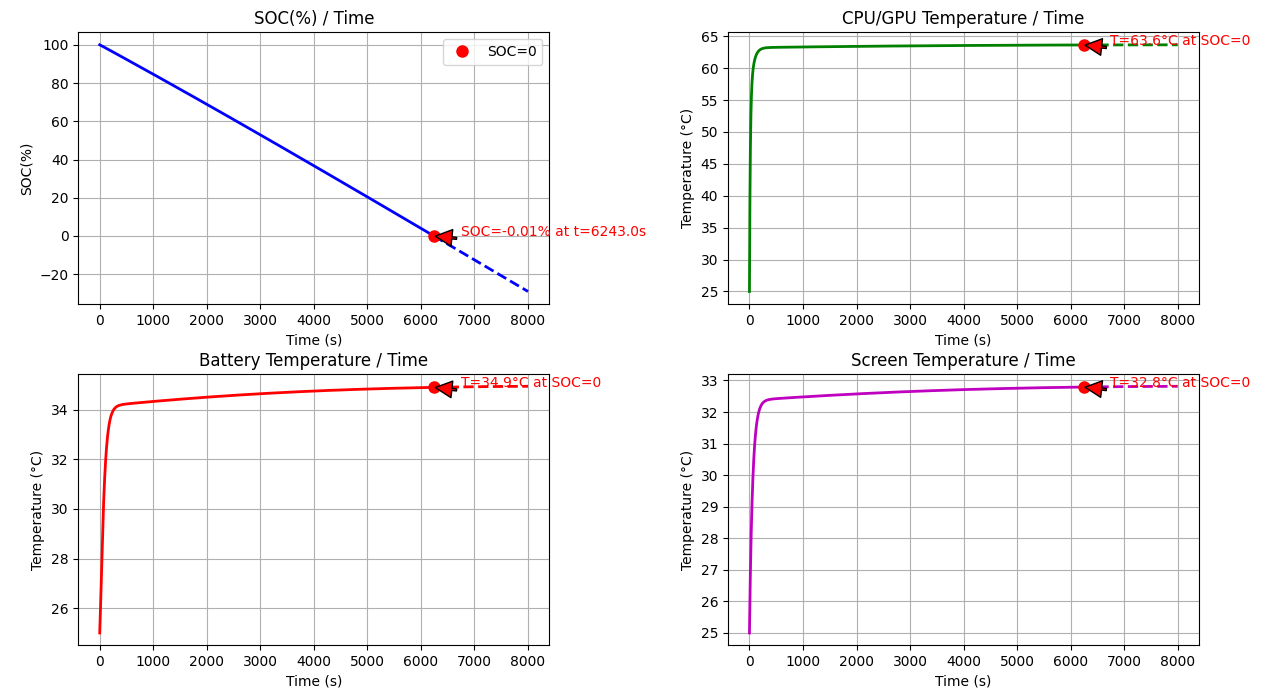

Write the Python code that produced this figure.
import random
import numpy as np
import matplotlib.pyplot as plt
from scipy import integrate as sp
import matplotlib
matplotlib.use('TkAgg')
# 科学常数
KB=1.380649e-23
epsilon_0 = 3.0401  # Li的标准电池电势
#R = 8.314  # 普适气体常数
#F = 96485.33  # 法拉第常数

# 初始化变量（这里需要您根据实际情况设置这些值）
# 热容和质量
Cl = [0, 712, 900, 700]  # J/(kg·K) - 假设值
m = [0, 0.005, 0.06, 0.12]  # kg - 假设值

# 热传导系数和面积
k = [0,2/2,5/2,0.6/2]  # W/(m*K) - 假设值    1：0.8~1.05    #考虑到了热传导不是完全传导，它只有50%传出了
A = [0, 1.2e-4, 2*0.00175, 2*74.8*158.6e-6]  # m² - 假设值
d = [0, 0.0005 , 0.005 ,0.005]  #

# 其他参数（需要您根据实际情况设置）
C = [0, 0.2550, -3740, 0.2561, -3740]  # 假设值
U = [0, 1.2, 1]  # 假设值
SOC = 1  # 初始SOC - 假设值
I = 0.5  # 电流 - 假设值
C_N = 50000  # 假设值

a_0a_R=242.3180
a_0a_G=293.6999
a_0a_B=294.0139# 辅助函数
def cm(i, j):
    return -1 * Cl[i] * m[j]


def katd(i, j, T_val, kp):
    return k[i] * A[j] * T_val / d[kp]


def f(T, t, T_0):
    """
    T: [SOC, T_cpu/gpu, T_battery, T_screen]
    t: 时间
    T_0: 环境温度
    """
    # 初始化返回数组
    a = np.zeros(4)

    # 提取温度
    T_soc, T_cpu_gpu, T_battery, T_screen = T

    E_a2 = 0.2*1.602176634e-19
    E_a1 = 0.7*1.602176634e-19
    # 这里需要您根据实际情况定义这些变量
    # 动态功耗参数（假设值）
    aerfa_1 = 0.5
    U_1 = 1.2
    mu_1 = 1
    b_1 = 1.0
    lemda_1 = 2
    aerfa_2 = 0.5
    U_2 = 1
    mu_2 = 1
    b_2 = 1.0
    lemda_2 = 5/2

    # 静态功耗（假设值）
    I_gc = 1e-7
    I_gg = 8.6e-8
    P_net = 0.2
    P_camera = 0.02
    P_microphone = 0
    P_speakers = 0.3

    # 计算动态功耗
    P_cpu_dynamic = aerfa_1 * (U_1 ** (2 + mu_1)) * b_1 * lemda_1
    P_gpu_dynamic = aerfa_2 * (U_2 ** (2 + mu_2)) * b_2 * lemda_2
    print(P_cpu_dynamic, P_gpu_dynamic)

    P_R=random.randint(1,255)
    P_G=random.randint(1,255)
    P_B=random.randint(1,255)
    a_R=3.3996
    a_G=7.0503
    a_B=19.5081
    Br =random.randint(0,100)
    P_R=P_B=P_G=100
    Br=75
    P_screen = (np.exp(E_a1 / (KB*T[3])) * (np.exp(-1*E_a2/(KB*T[3]))+1)) / (np.exp(E_a1/(KB*293.16)) * (1+np.exp(-1*E_a2/(KB*293.16))))
    print('p1',P_screen)
    P_screen*=(a_0a_R*P_R + a_0a_G*P_G + a_0a_B*P_B + Br*(a_R*P_R+a_G*P_G+a_B*P_B))

    P_screen*=1e-6

    #
    P_static = P_cpu_dynamic + P_gpu_dynamic + U_1 * I_gc + U_2 * I_gg + P_net + P_camera + P_microphone + P_speakers
    print('P_static',P_static)

    # AI相关参数（假设值）
    x = [0, 4.8347, -0.2437, -0.3751, -0.1628, 6.0577, 2.6921, -0.8159] #0.75C
    #x = [0, 4.2362, -0.2760, -0.6248, -0.0240, 19.0968,2.7253,  0.1822] #1.75C
    #x = [0, 3.3824, -1.0973, -0.3668,  0.7126, 23.5287,2.6668,  0.0940] #2.75C

    Fi_N = 0.5
    U_s = 3.7
    I_s = 2.0

    # 电化学反应参数（假设值）
    k_0 = 1

    a_0 = 1.0
    epsilon = 0.1
    L_0 = 0.01
    omega = 1/86400
    Fi_0 = 0.0
    L_base = 0.01
    a_ba = 1.0

    # 计算AI项
    AI = (x[1] + x[2] * T_soc + x[3] * (T_soc ** 2) + x[4] * (T_soc ** 3)) * x[5] * (np.exp(x[6] / (T_battery + x[7])))
    IIFAI = I * I * Fi_N * AI
    UI = U_s * I_s
    print('IIFAI',IIFAI)

    # 四个微分方程
    # 1. SOC变化率
    a[0] = (IIFAI + C[1] * U[1] * (np.exp(C[2] / T_cpu_gpu)) * T_cpu_gpu ** 2 + P_screen +
            C[3] * U[2] * (np.exp(C[4] / T_cpu_gpu)) * T_cpu_gpu ** 2 + P_static) / (-1 * C_N)
    #print(k_0 * (np.exp(E_a1 / (KB * T_battery))) * (1 + (np.exp(-1 * E_a2 / (KB * T_battery)))) * (a_0a_R+a_0a_G+a_0a_B + (epsilon * L_0 * np.sin(omega * t + Fi_0) + L_base) * a_ba))
    print(a[0])
    print('一坨',C[1] * U[1] * (np.exp(C[2] / T_cpu_gpu)) * T_cpu_gpu ** 2   )

    # 2. CPU/GPU温度变化率
    a[1] = (katd(1, 1, T_cpu_gpu,1) - UI - katd(1, 1, T_screen,1)) / cm(1, 1)
    print(a[1])

    # 3. 电池温度变化率
    a[2] = (katd(2, 2, T_battery,2) - IIFAI - katd(2, 2, T_screen,2)) / cm(2, 2)
    print(a[2])

    # 4. 屏幕温度变化率
    a[3] = (katd(3, 3, T_screen,3) - IIFAI - katd(3, 3, T_0,3) - UI) / cm(3, 3)
    print(a[3])
    return a

    print()


# 初始条件: [SOC, T_cpu/gpu, T_battery, T_screen]
# SOC，温度用开尔文
y0 = [1, 298, 298, 298]

# 时间点
t = np.linspace(0, 8000, 10000)

# 环境温度（293K = 20°C）


# 解微分方程
track = sp.odeint(f, y0, t, args=(298,))



# 找到SOC首次降到0的时刻
SOC_ = track[:, 0]
SOC_0id = None
for i in range(len(SOC_)):
    if SOC_[i] <= 0:
        SOC_0id = i
        break

# 绘制结果
plt.figure(figsize=(12, 8))

# 图1: SOC变化
plt.subplot(2, 2, 1)
if SOC_0id is not None:
    # 绘制SOC=0之前的实线部分
    plt.plot(t[:SOC_0id+1], track[:SOC_0id+1, 0] * 100, 'b-', linewidth=2)
    # 绘制SOC=0之后的虚线部分
    plt.plot(t[SOC_0id:], track[SOC_0id:, 0] * 100, 'b--', linewidth=2)
    # 标记SOC=0的点
    soc_value = track[SOC_0id, 0] * 100
    plt.plot(t[SOC_0id], soc_value, 'ro', markersize=8, label='SOC=0')
    # 添加文本标注
    plt.annotate(f'SOC={soc_value:.2f}% at t={t[SOC_0id]:.1f}s',
                xy=(t[SOC_0id], soc_value),
                xytext=(t[SOC_0id] + 500, 0.1),
                arrowprops=dict(facecolor='red', shrink=0.05, width=1.5),
                fontsize=10,
                color='red')
    plt.legend()
else:
    plt.plot(t, track[:, 0] * 100, 'b-', linewidth=2)

plt.title('SOC(%) / Time')
plt.xlabel('Time (s)')
plt.ylabel('SOC(%)')
plt.grid(True)

# 图2: CPU/GPU温度变化
plt.subplot(2, 2, 2)
temp_cg = track[:, 1] - 273  # 转换为摄氏度
if SOC_0id is not None:
    # 绘制SOC=0之前的实线部分
    plt.plot(t[:SOC_0id+1], temp_cg[:SOC_0id+1], 'g-', linewidth=2)
    # 绘制SOC=0之后的虚线部分
    plt.plot(t[SOC_0id:], temp_cg[SOC_0id:], 'g--', linewidth=2)
    # 标记SOC=0对应的温度点
    temp_value = temp_cg[SOC_0id]
    plt.plot(t[SOC_0id], temp_value, 'ro', markersize=8)
    # 添加文本标注
    plt.annotate(f'T={temp_value:.1f}°C at SOC=0',
                xy=(t[SOC_0id], temp_value),
                xytext=(t[SOC_0id] + 500, temp_value),
                arrowprops=dict(facecolor='red', shrink=0.05, width=1.5),
                fontsize=10,
                color='red')
else:
    plt.plot(t, temp_cg, 'g-', linewidth=2)

plt.title('CPU/GPU Temperature / Time')
plt.xlabel('Time (s)')
plt.ylabel('Temperature (°C)')
plt.grid(True)

# 图3: 电池温度变化
plt.subplot(2, 2, 3)
temp_battery = track[:, 2] - 273  # 转换为摄氏度
if SOC_0id is not None:
    # 绘制SOC=0之前的实线部分
    plt.plot(t[:SOC_0id+1], temp_battery[:SOC_0id+1], 'r-', linewidth=2)
    # 绘制SOC=0之后的虚线部分
    plt.plot(t[SOC_0id:], temp_battery[SOC_0id:], 'r--', linewidth=2)
    # 标记SOC=0对应的温度点
    temp_value = temp_battery[SOC_0id]
    plt.plot(t[SOC_0id], temp_value, 'ro', markersize=8)
    # 添加文本标注
    plt.annotate(f'T={temp_value:.1f}°C at SOC=0',
                xy=(t[SOC_0id], temp_value),
                xytext=(t[SOC_0id] + 500, temp_value),
                arrowprops=dict(facecolor='red', shrink=0.05, width=1.5),
                fontsize=10,
                color='red')
else:
    plt.plot(t, temp_battery, 'r-', linewidth=2)

plt.title('Battery Temperature / Time')
plt.xlabel('Time (s)')
plt.ylabel('Temperature (°C)')
plt.grid(True)

# 图4: 屏幕温度变化
plt.subplot(2, 2, 4)
temp_screen = track[:, 3] - 273  # 转换为摄氏度
if SOC_0id is not None:
    # 绘制SOC=0之前的实线部分
    plt.plot(t[:SOC_0id+1], temp_screen[:SOC_0id+1], 'm-', linewidth=2)
    # 绘制SOC=0之后的虚线部分
    plt.plot(t[SOC_0id:], temp_screen[SOC_0id:], 'm--', linewidth=2)
    # 标记SOC=0对应的温度点
    temp_value = temp_screen[SOC_0id]
    plt.plot(t[SOC_0id], temp_value, 'ro', markersize=8)
    # 添加文本标注
    plt.annotate(f'T={temp_value:.1f}°C at SOC=0',
                xy=(t[SOC_0id], temp_value),
                xytext=(t[SOC_0id] + 500, temp_value),
                arrowprops=dict(facecolor='red', shrink=0.05, width=1.5),
                fontsize=10,
                color='red')
else:
    plt.plot(t, temp_screen, 'm-', linewidth=2)

plt.title('Screen Temperature / Time')
plt.xlabel('Time (s)')
plt.ylabel('Temperature (°C)')
plt.grid(True)

plt.tight_layout()
plt.show()
